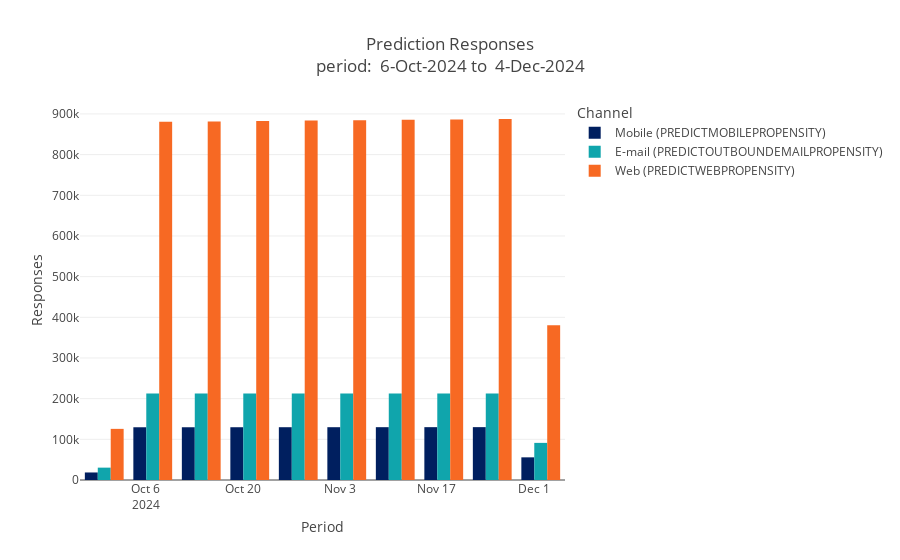

Notebook source saved alongside this figure:
### Code cell
prediction.plot.responsecount_trend("1w", facetting=False)

### Figure 1 — Plotly figure (JSON) as saved in the notebook; plotly's stock layout.template omitted (floating-point values rounded to 4 significant figures)
{"data": [{"alignmentgroup": "True", "hovertemplate": "Prediction=Mobile (PREDICTMOBILEPROPENSITY)<br>Period=%{x}<br>ResponseCount=%{y}<extra></extra>", "legendgroup": "Mobile (PREDICTMOBILEPROPENSITY)", "marker": {"color": "#001F5F", "pattern": {"shape": ""}}, "name": "Mobile (PREDICTMOBILEPROPENSITY)", "offsetgroup": "Mobile (PREDICTMOBILEPROPENSITY)", "orientation": "v", "showlegend": true, "textposition": "auto", "type": "bar", "x": ["2024-09-30T00:00:00", "2024-10-07T00:00:00", "2024-10-14T00:00:00", "2024-10-21T00:00:00", "2024-10-28T00:00:00", "2024-11-04T00:00:00", "2024-11-11T00:00:00", "2024-11-18T00:00:00", "2024-11-25T00:00:00", "2024-12-02T00:00:00"], "xaxis": "x", "y": [18520, 129700.0, 129700.0, 129700.0, 129800.0, 129800.0, 129900.0, 129900.0, 130000.0, 55710.0], "yaxis": "y"}, {"alignmentgroup": "True", "hovertemplate": "Prediction=E-mail (PREDICTOUTBOUNDEMAILPROPENSITY)<br>Period=%{x}<br>ResponseCount=%{y}<extra></extra>", "legendgroup": "E-mail (PREDICTOUTBOUNDEMAILPROPENSITY)", "marker": {"color": "#10A5AC", "pattern": {"shape": ""}}, "name": "E-mail (PREDICTOUTBOUNDEMAILPROPENSITY)", "offsetgroup": "E-mail (PREDICTOUTBOUNDEMAILPROPENSITY)", "orientation": "v", "showlegend": true, "textposition": "auto", "type": "bar", "x": ["2024-09-30T00:00:00", "2024-10-07T00:00:00", "2024-10-14T00:00:00", "2024-10-21T00:00:00", "2024-10-28T00:00:00", "2024-11-04T00:00:00", "2024-11-11T00:00:00", "2024-11-18T00:00:00", "2024-11-25T00:00:00", "2024-12-02T00:00:00"], "xaxis": "x", "y": [30380, 212700.0, 212700.0, 212700.0, 212800.0, 212800.0, 212800.0, 212900.0, 212900.0, 91260.0], "yaxis": "y"}, {"alignmentgroup": "True", "hovertemplate": "Prediction=Web (PREDICTWEBPROPENSITY)<br>Period=%{x}<br>ResponseCount=%{y}<extra></extra>", "legendgroup": "Web (PREDICTWEBPROPENSITY)", "marker": {"color": "#F76923", "pattern": {"shape": ""}}, "name": "Web (PREDICTWEBPROPENSITY)", "offsetgroup": "Web (PREDICTWEBPROPENSITY)", "orientation": "v", "showlegend": true, "textposition": "auto", "type": "bar", "x": ["2024-09-30T00:00:00", "2024-10-07T00:00:00", "2024-10-14T00:00:00", "2024-10-21T00:00:00", "2024-10-28T00:00:00", "2024-11-04T00:00:00", "2024-11-11T00:00:00", "2024-11-18T00:00:00", "2024-11-25T00:00:00", "2024-12-02T00:00:00"], "xaxis": "x", "y": [125720, 880600.0, 881600.0, 882600.0, 883600.0, 884600.0, 885600.0, 886600.0, 887600.0, 380700.0], "yaxis": "y"}], "layout": {"barmode": "group", "legend": {"title": {"text": "Channel"}, "tracegroupgap": 0}, "title": {"text": "Prediction Responses<br>period:  6-Oct-2024 to  4-Dec-2024"}, "xaxis": {"anchor": "y", "domain": [0, 1], "title": {"text": "Period"}}, "yaxis": {"anchor": "x", "domain": [0, 1], "title": {"text": "Responses"}}}}
